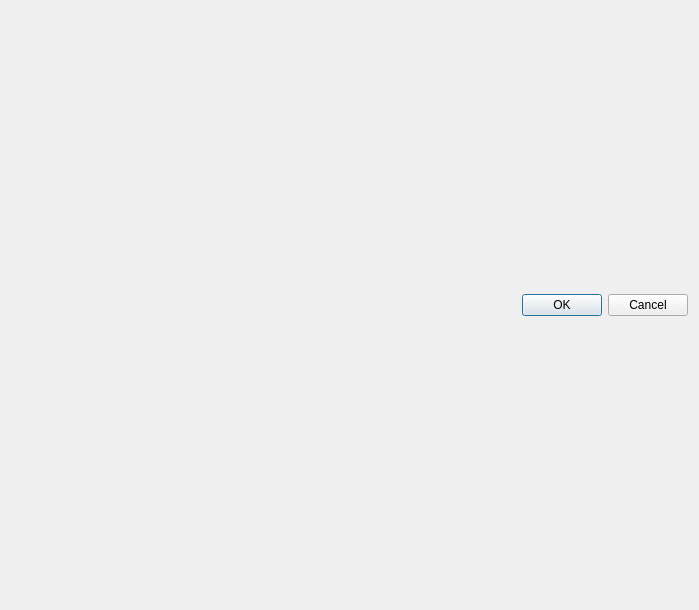
<?xml version="1.0" encoding="UTF-8"?>
<ui version="4.0">
 <class>Dialog</class>
 <widget class="QDialog" name="Dialog">
  <property name="geometry">
   <rect>
    <x>0</x>
    <y>0</y>
    <width>699</width>
    <height>610</height>
   </rect>
  </property>
  <property name="windowTitle">
   <string>Dialog</string>
  </property>
  <layout class="QVBoxLayout" name="verticalLayout">
   <item>
    <widget class="QDialogButtonBox" name="buttonBox">
     <property name="orientation">
      <enum>Qt::Horizontal</enum>
     </property>
     <property name="standardButtons">
      <set>QDialogButtonBox::Cancel|QDialogButtonBox::Ok</set>
     </property>
    </widget>
   </item>
  </layout>
 </widget>
 <resources/>
 <connections>
  <connection>
   <sender>buttonBox</sender>
   <signal>accepted()</signal>
   <receiver>Dialog</receiver>
   <slot>accept()</slot>
   <hints>
    <hint type="sourcelabel">
     <x>248</x>
     <y>254</y>
    </hint>
    <hint type="destinationlabel">
     <x>157</x>
     <y>274</y>
    </hint>
   </hints>
  </connection>
  <connection>
   <sender>buttonBox</sender>
   <signal>rejected()</signal>
   <receiver>Dialog</receiver>
   <slot>reject()</slot>
   <hints>
    <hint type="sourcelabel">
     <x>316</x>
     <y>260</y>
    </hint>
    <hint type="destinationlabel">
     <x>286</x>
     <y>274</y>
    </hint>
   </hints>
  </connection>
 </connections>
</ui>
